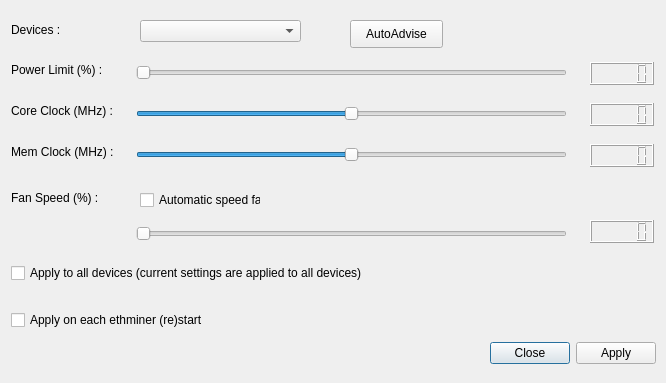
<?xml version="1.0" encoding="UTF-8"?>
<ui version="4.0">
 <class>nvOCDialog</class>
 <widget class="QDialog" name="nvOCDialog">
  <property name="geometry">
   <rect>
    <x>0</x>
    <y>0</y>
    <width>666</width>
    <height>383</height>
   </rect>
  </property>
  <property name="sizePolicy">
   <sizepolicy hsizetype="Preferred" vsizetype="Preferred">
    <horstretch>0</horstretch>
    <verstretch>0</verstretch>
   </sizepolicy>
  </property>
  <property name="windowTitle">
   <string>nVidia OC options</string>
  </property>
  <widget class="QLabel" name="label_2">
   <property name="geometry">
    <rect>
     <x>11</x>
     <y>103</y>
     <width>108</width>
     <height>16</height>
    </rect>
   </property>
   <property name="sizePolicy">
    <sizepolicy hsizetype="Fixed" vsizetype="Preferred">
     <horstretch>0</horstretch>
     <verstretch>0</verstretch>
    </sizepolicy>
   </property>
   <property name="text">
    <string>Core Clock (MHz) :</string>
   </property>
  </widget>
  <widget class="QSlider" name="horizontalSliderFanSpeed">
   <property name="geometry">
    <rect>
     <x>136</x>
     <y>223</y>
     <width>431</width>
     <height>22</height>
    </rect>
   </property>
   <property name="maximum">
    <number>100</number>
   </property>
   <property name="orientation">
    <enum>Qt::Horizontal</enum>
   </property>
  </widget>
  <widget class="QComboBox" name="comboBoxDevice">
   <property name="geometry">
    <rect>
     <x>140</x>
     <y>20</y>
     <width>161</width>
     <height>22</height>
    </rect>
   </property>
  </widget>
  <widget class="QLabel" name="label">
   <property name="geometry">
    <rect>
     <x>11</x>
     <y>62</y>
     <width>102</width>
     <height>16</height>
    </rect>
   </property>
   <property name="sizePolicy">
    <sizepolicy hsizetype="Fixed" vsizetype="Preferred">
     <horstretch>0</horstretch>
     <verstretch>0</verstretch>
    </sizepolicy>
   </property>
   <property name="text">
    <string>Power Limit (%) :</string>
   </property>
  </widget>
  <widget class="QLabel" name="label_5">
   <property name="geometry">
    <rect>
     <x>11</x>
     <y>22</y>
     <width>52</width>
     <height>16</height>
    </rect>
   </property>
   <property name="sizePolicy">
    <sizepolicy hsizetype="Fixed" vsizetype="Preferred">
     <horstretch>0</horstretch>
     <verstretch>0</verstretch>
    </sizepolicy>
   </property>
   <property name="text">
    <string>Devices :</string>
   </property>
  </widget>
  <widget class="QLabel" name="label_3">
   <property name="geometry">
    <rect>
     <x>11</x>
     <y>144</y>
     <width>109</width>
     <height>16</height>
    </rect>
   </property>
   <property name="sizePolicy">
    <sizepolicy hsizetype="Fixed" vsizetype="Preferred">
     <horstretch>0</horstretch>
     <verstretch>0</verstretch>
    </sizepolicy>
   </property>
   <property name="text">
    <string>Mem Clock (MHz) :</string>
   </property>
  </widget>
  <widget class="QLabel" name="label_4">
   <property name="geometry">
    <rect>
     <x>11</x>
     <y>190</y>
     <width>101</width>
     <height>16</height>
    </rect>
   </property>
   <property name="sizePolicy">
    <sizepolicy hsizetype="Fixed" vsizetype="Preferred">
     <horstretch>0</horstretch>
     <verstretch>0</verstretch>
    </sizepolicy>
   </property>
   <property name="text">
    <string>Fan Speed (%) :</string>
   </property>
  </widget>
  <widget class="QSlider" name="horizontalSliderGpuOffset">
   <property name="geometry">
    <rect>
     <x>136</x>
     <y>103</y>
     <width>431</width>
     <height>22</height>
    </rect>
   </property>
   <property name="minimum">
    <number>-200</number>
   </property>
   <property name="maximum">
    <number>200</number>
   </property>
   <property name="orientation">
    <enum>Qt::Horizontal</enum>
   </property>
  </widget>
  <widget class="QSlider" name="horizontalSliderMemOffset">
   <property name="geometry">
    <rect>
     <x>136</x>
     <y>144</y>
     <width>431</width>
     <height>22</height>
    </rect>
   </property>
   <property name="minimum">
    <number>-1500</number>
   </property>
   <property name="maximum">
    <number>1500</number>
   </property>
   <property name="orientation">
    <enum>Qt::Horizontal</enum>
   </property>
  </widget>
  <widget class="QLCDNumber" name="lcdNumberMemClock">
   <property name="geometry">
    <rect>
     <x>590</x>
     <y>144</y>
     <width>64</width>
     <height>23</height>
    </rect>
   </property>
  </widget>
  <widget class="QLCDNumber" name="lcdNumberGpuOffset">
   <property name="geometry">
    <rect>
     <x>590</x>
     <y>103</y>
     <width>64</width>
     <height>23</height>
    </rect>
   </property>
  </widget>
  <widget class="QLCDNumber" name="lcdNumberPowerPercent">
   <property name="geometry">
    <rect>
     <x>590</x>
     <y>62</y>
     <width>64</width>
     <height>23</height>
    </rect>
   </property>
   <property name="digitCount">
    <number>5</number>
   </property>
  </widget>
  <widget class="QSlider" name="horizontalSliderPowerPercent">
   <property name="geometry">
    <rect>
     <x>136</x>
     <y>62</y>
     <width>431</width>
     <height>22</height>
    </rect>
   </property>
   <property name="sizePolicy">
    <sizepolicy hsizetype="Expanding" vsizetype="Fixed">
     <horstretch>0</horstretch>
     <verstretch>0</verstretch>
    </sizepolicy>
   </property>
   <property name="minimum">
    <number>50</number>
   </property>
   <property name="maximum">
    <number>100</number>
   </property>
   <property name="orientation">
    <enum>Qt::Horizontal</enum>
   </property>
  </widget>
  <widget class="QCheckBox" name="checkBoxAutoSpeedFan">
   <property name="enabled">
    <bool>true</bool>
   </property>
   <property name="geometry">
    <rect>
     <x>140</x>
     <y>190</y>
     <width>121</width>
     <height>20</height>
    </rect>
   </property>
   <property name="text">
    <string>Automatic speed fan</string>
   </property>
  </widget>
  <widget class="QCheckBox" name="checkBoxAllDevices">
   <property name="geometry">
    <rect>
     <x>11</x>
     <y>263</y>
     <width>385</width>
     <height>20</height>
    </rect>
   </property>
   <property name="text">
    <string>Apply to all devices (current settings are applied to all devices)</string>
   </property>
  </widget>
  <widget class="QCheckBox" name="checkBoxOCMinerStart">
   <property name="geometry">
    <rect>
     <x>11</x>
     <y>310</y>
     <width>214</width>
     <height>20</height>
    </rect>
   </property>
   <property name="text">
    <string>Apply on each ethminer (re)start</string>
   </property>
  </widget>
  <widget class="QDialogButtonBox" name="buttonBox">
   <property name="geometry">
    <rect>
     <x>463</x>
     <y>339</y>
     <width>193</width>
     <height>28</height>
    </rect>
   </property>
   <property name="orientation">
    <enum>Qt::Horizontal</enum>
   </property>
   <property name="standardButtons">
    <set>QDialogButtonBox::Apply|QDialogButtonBox::Close</set>
   </property>
  </widget>
  <widget class="QLCDNumber" name="lcdNumberFanSpeed">
   <property name="geometry">
    <rect>
     <x>590</x>
     <y>220</y>
     <width>64</width>
     <height>23</height>
    </rect>
   </property>
  </widget>
  <widget class="QPushButton" name="pushButton">
   <property name="geometry">
    <rect>
     <x>350</x>
     <y>20</y>
     <width>93</width>
     <height>28</height>
    </rect>
   </property>
   <property name="text">
    <string>AutoAdvise</string>
   </property>
  </widget>
 </widget>
 <resources/>
 <connections>
  <connection>
   <sender>buttonBox</sender>
   <signal>accepted()</signal>
   <receiver>nvOCDialog</receiver>
   <slot>accept()</slot>
   <hints>
    <hint type="sourcelabel">
     <x>248</x>
     <y>254</y>
    </hint>
    <hint type="destinationlabel">
     <x>157</x>
     <y>274</y>
    </hint>
   </hints>
  </connection>
  <connection>
   <sender>buttonBox</sender>
   <signal>rejected()</signal>
   <receiver>nvOCDialog</receiver>
   <slot>reject()</slot>
   <hints>
    <hint type="sourcelabel">
     <x>316</x>
     <y>260</y>
    </hint>
    <hint type="destinationlabel">
     <x>286</x>
     <y>274</y>
    </hint>
   </hints>
  </connection>
 </connections>
</ui>
